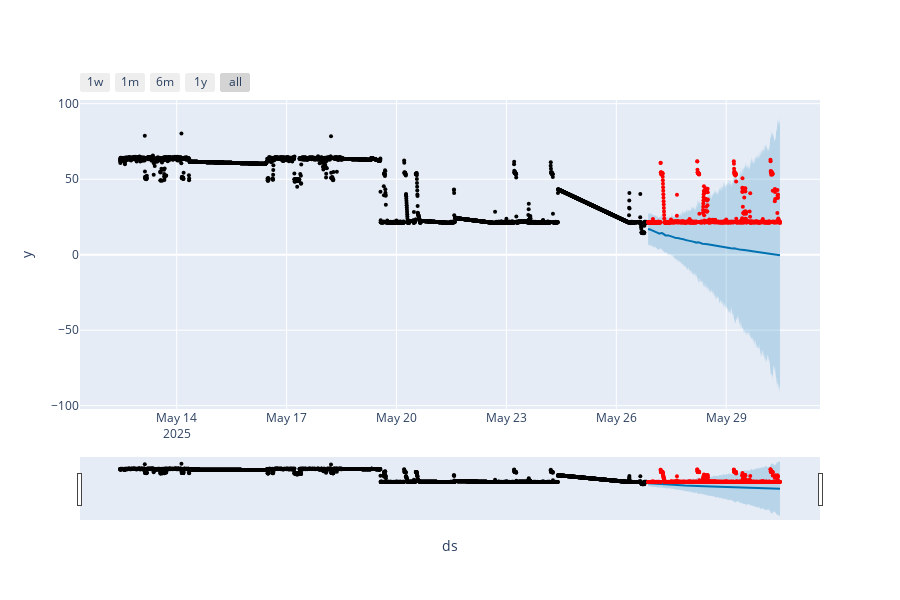
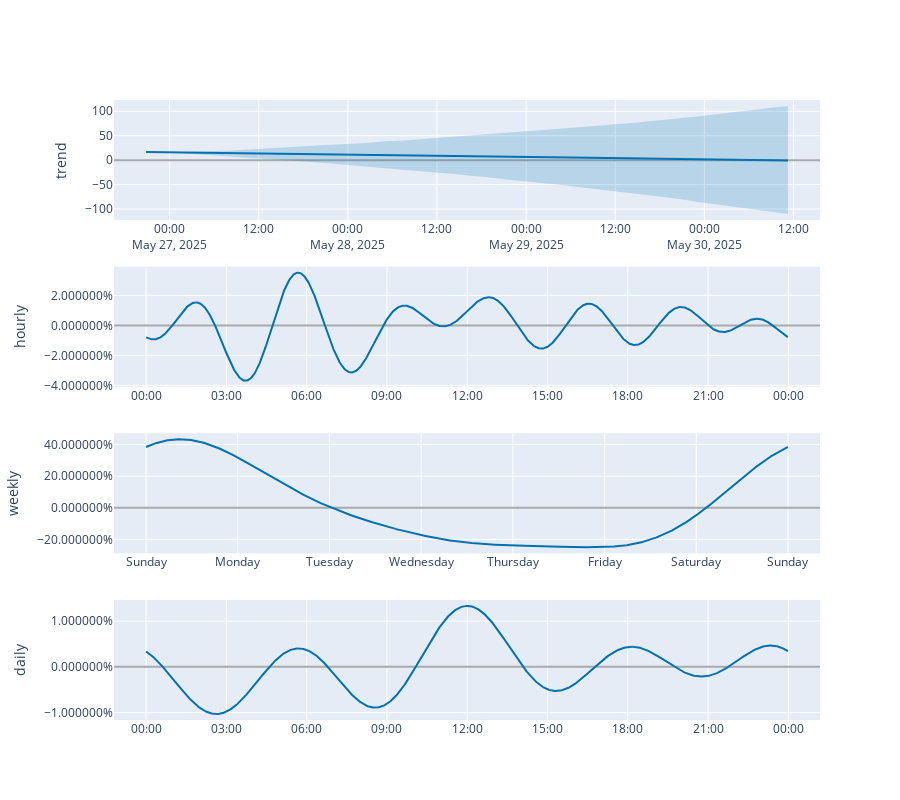

Notebook cell for these charts, in order:
### Code cell
# Évaluer le modèle Prophet
prophet_eval_results = None
if prophet_model and prophet_test_df is not None:
    prophet_eval_results = evaluate_prophet_notebook(
        model=prophet_model,
        test_df=prophet_test_df,
        metric_name=PROPHET_METRIC,
        output_dir=EVALUATION_RESULTS_DIR
    )
else:
    print("ERREUR: Impossible d'évaluer Prophet car le modèle ou les données de test sont manquants.")

# Afficher un aperçu des résultats d'évaluation
if prophet_eval_results is not None:
    print("\nAperçu des résultats d'évaluation Prophet (prédictions vs réel) :")
    display(prophet_eval_results.head())

### Figure 1 — Plotly figure (JSON) as saved in the notebook; plotly's stock layout.template omitted (floating-point values rounded to 4 significant figures; data arrays with more than 128 entries replaced by an {"elided": "..."} marker saying what was removed)
{"data": [{"marker": {"color": "black", "size": 4}, "mode": "markers", "name": "Actual", "type": "scatter", "x": {"elided": "4152 str values"}, "y": {"elided": "4152 float values"}}, {"hoverinfo": "skip", "line": {"width": 0}, "mode": "lines", "type": "scatter", "x": {"elided": "1038 str values"}, "y": {"elided": "1038 float values"}}, {"fill": "tonexty", "fillcolor": "rgba(0, 114, 178, 0.2)", "line": {"color": "#0072B2", "width": 2}, "mode": "lines", "name": "Predicted", "type": "scatter", "x": {"elided": "1038 str values"}, "y": {"elided": "1038 float values"}}, {"fill": "tonexty", "fillcolor": "rgba(0, 114, 178, 0.2)", "hoverinfo": "skip", "line": {"width": 0}, "mode": "lines", "type": "scatter", "x": {"elided": "1038 str values"}, "y": {"elided": "1038 float values"}}, {"marker": {"color": "red", "size": 4}, "mode": "markers", "name": "Actual", "type": "scatter", "x": {"elided": "1038 str values"}, "y": {"elided": "1038 float values"}}], "layout": {"height": 600, "showlegend": false, "width": 900, "xaxis": {"rangeselector": {"buttons": [{"count": 7, "label": "1w", "step": "day", "stepmode": "backward"}, {"count": 1, "label": "1m", "step": "month", "stepmode": "backward"}, {"count": 6, "label": "6m", "step": "month", "stepmode": "backward"}, {"count": 1, "label": "1y", "step": "year", "stepmode": "backward"}, {"step": "all"}]}, "rangeslider": {"visible": true}, "title": {"text": "ds"}, "type": "date"}, "yaxis": {"title": {"text": "y"}}}}

### Figure 2 — Plotly figure (JSON) as saved in the notebook; plotly's stock layout.template omitted (floating-point values rounded to 4 significant figures; data arrays with more than 128 entries replaced by an {"elided": "..."} marker saying what was removed)
{"data": [{"line": {"color": "#0072B2", "width": 2}, "mode": "lines", "name": "trend", "type": "scatter", "x": {"elided": "1038 str values"}, "xaxis": "x", "y": {"elided": "1038 float values"}, "yaxis": "y"}, {"line": {"color": "rgba(0, 114, 178, 0.2)", "width": 0}, "mode": "lines", "name": "trend_upper", "type": "scatter", "x": {"elided": "1038 str values"}, "xaxis": "x", "y": {"elided": "1038 float values"}, "yaxis": "y"}, {"fill": "tonexty", "fillcolor": "rgba(0, 114, 178, 0.2)", "line": {"color": "rgba(0, 114, 178, 0.2)", "width": 0}, "mode": "lines", "name": "trend_lower", "type": "scatter", "x": {"elided": "1038 str values"}, "xaxis": "x", "y": {"elided": "1038 float values"}, "yaxis": "y"}, {"line": {"color": "#0072B2", "width": 2}, "mode": "lines", "name": "hourly", "type": "scatter", "x": {"elided": "1440 str values"}, "xaxis": "x2", "y": {"elided": "1440 float values"}, "yaxis": "y2"}, {"line": {"color": "#0072B2", "width": 2}, "mode": "lines", "name": "weekly", "type": "scatter", "x": {"elided": "10080 str values"}, "xaxis": "x3", "y": {"elided": "10080 float values"}, "yaxis": "y3"}, {"line": {"color": "#0072B2", "width": 2}, "mode": "lines", "name": "daily", "type": "scatter", "x": {"elided": "1440 str values"}, "xaxis": "x4", "y": {"elided": "1440 float values"}, "yaxis": "y4"}], "layout": {"height": 800, "showlegend": false, "width": 900, "xaxis": {"anchor": "y", "domain": [0, 1], "range": ["2025-05-26T16:30:45", "2025-05-30T15:34:15"], "type": "date"}, "xaxis2": {"anchor": "y2", "domain": [0, 1], "range": ["2016-12-31T22:48:03", "2017-01-02T01:10:57"], "tickformat": "%H:%M", "type": "date"}, "xaxis3": {"anchor": "y3", "domain": [0, 1], "range": ["2016-12-31T15:36:03", "2017-01-08T08:22:57"], "tickformat": "%A", "type": "date"}, "xaxis4": {"anchor": "y4", "domain": [0, 1], "range": ["2016-12-31T22:48:03", "2017-01-02T01:10:57"], "tickformat": "%H:%M", "type": "date"}, "yaxis": {"anchor": "x", "domain": [0.8063, 1], "rangemode": "normal", "title": {"text": "trend"}, "zerolinecolor": "#AAA"}, "yaxis2": {"anchor": "x2", "domain": [0.5375, 0.7312], "hoverformat": ".2%", "tickformat": "%", "title": {"text": "hourly"}, "zerolinecolor": "#AAA"}, "yaxis3": {"anchor": "x3", "domain": [0.2687, 0.4625], "hoverformat": ".2%", "tickformat": "%", "title": {"text": "weekly"}, "zerolinecolor": "#AAA"}, "yaxis4": {"anchor": "x4", "domain": [0, 0.1938], "hoverformat": ".2%", "tickformat": "%", "title": {"text": "daily"}, "zerolinecolor": "#AAA"}}}
